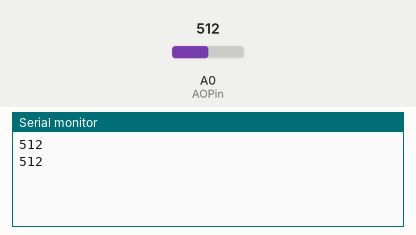
A sketch run on a simulated Arduino Uno, built with avr-gcc and run on an emulated ATmega328P. Shown: the last lines printed to the serial monitor. Inputs (shaded band) come from the test bench; at power-on: A0 (AOPin) = 512.

Above: at 1.8 s.
1.9 s: A0 (AOPin) set to 716
At 2.8 s:
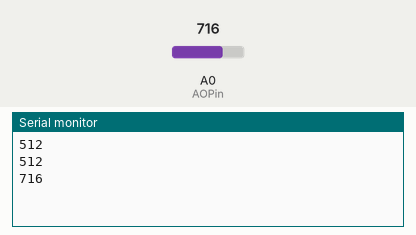
3.4 s: A0 (AOPin) set to 900
At 4.8 s:
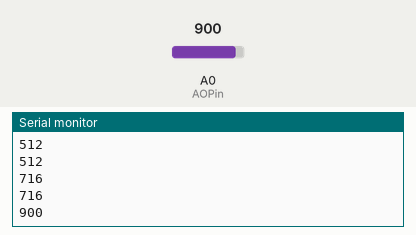
Timing chart, 0 to 6.4 s (numbered marks = the images above; inputs shaded):
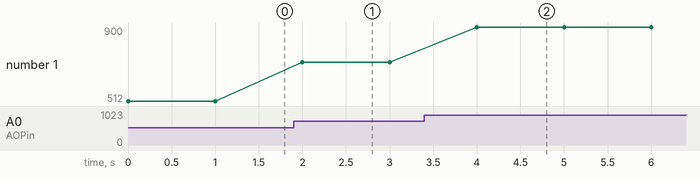

The sketch:

change.ino
```cpp
// Arduino pin numbers
const int DOPin = 2;
const int AOPin = 0; //the microphone positive terminal will connect to analog pin A0 to be read
int sound;//the variable that will hold the value read from the microphone each time


void setup(){
  Serial.begin(9600);//the arduino takes continuous readings from the microphone
  pinMode(DOPin, INPUT);

}

void loop(){
  sound = analogRead(AOPin);//the arduino takes continuous readings from the microphone
  Serial.println(sound);
  delay(1000);
}
```

Measured:
- after the input at 1.9 s, the serial monitor: prints a new line after 0.10 s (image 1)
- after the input at 3.4 s, the serial monitor: prints a new line after 0.60 s (image 2)
- plotted number 1: 512 → 716 after the input at 1.9 s, 716 → 900 after the input at 3.4 s
